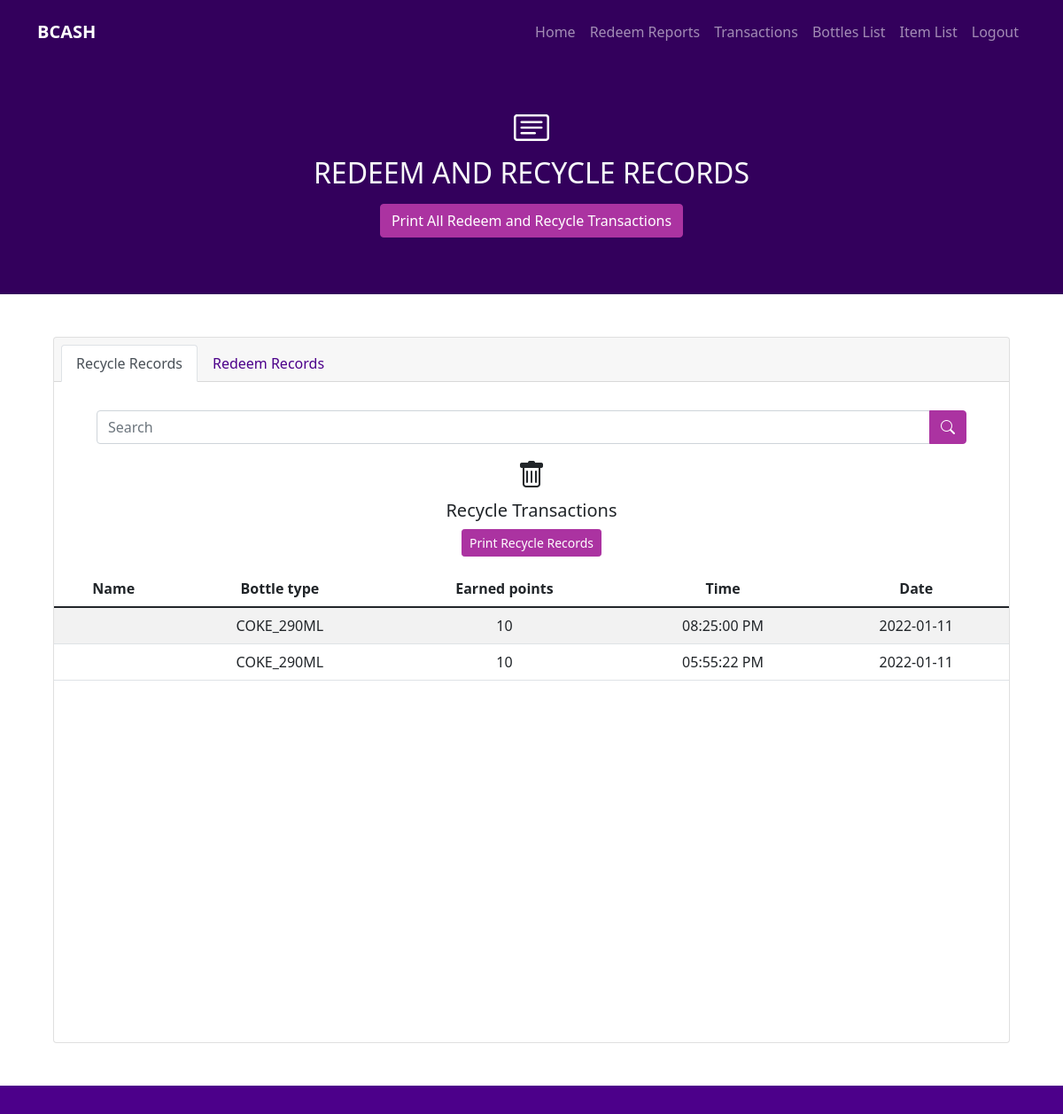
/transac_admin_recycle.php (signed in), run on an earlier commit of the app's database.
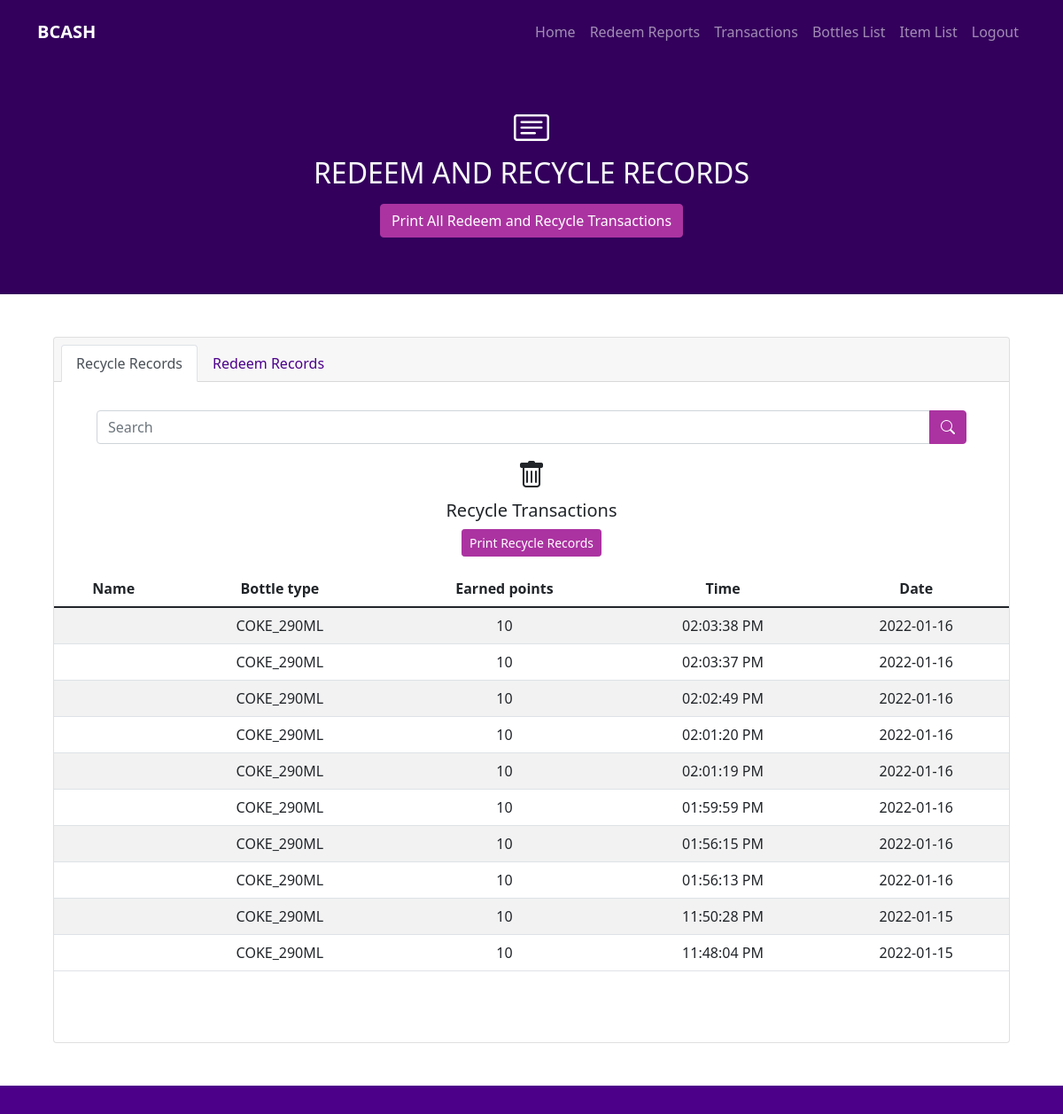
And on a later commit of the database.
### tables this page shows
CREATE TABLE `recycle_transaction` (
  `trans_id` int(50) NOT NULL,
  `acc_id` int(50) NOT NULL,
  `bottles` varchar(50) NOT NULL,
  `bottle_id` int(50) NOT NULL,
  `points_earned` int(50) NOT NULL,
  `recycle_trans_time` datetime NOT NULL,
  `bottle_count` int(100) NOT NULL
);

### mydb.php (called while the page is built, shortened)
<?php
class myDb {
    private $link;
    function __construct(){
        $this->host = "localhost";
        $this->username = "root";
        $this->password = "";
        $this->database = "bcash";
        $this->link = mysqli_connect($this->host, $this->username, $this->password, $this->database);
    }
    public function get_Recycle_trans($acc_id,$admin){
        $records = array();
        if($admin == 1){
            $sql = $this->link->prepare("SELECT * FROM recycle_transaction ORDER BY recycle_trans_time DESC");
            $sql->execute();
            $result = $sql->get_result();
            if($result->num_rows > 0){
                while($row = $result->fetch_assoc()){
                    $records[] = [
                        'trans_id' => $row['trans_id'],
                        'bottles' => $row['bottles'],
                        'acc_id' => $row['acc_id'],
                        'points_earned' => $row['points_earned'],
                        'trans_time' => $row['recycle_trans_time']
                    ];
                }
            }
            else{
                $records = null;
            }
        }
        else{
            $sql = $this->link->prepare("SELECT * FROM recycle_transaction WHERE acc_id = ? ORDER BY recycle_trans_time DESC");
            $acc_id = mysqli_real_escape_string($this->link, $acc_id);
            $sql->bind_param("i", $acc_id);
            $sql->execute();
            $result = $sql->get_result();
            if($result->num_rows > 0){
                while($row = $result->fetch_assoc()){
                    $records[] = [
                        'trans_id' => $row['trans_id'],
                        'bottles' => $row['bottles'],
                        'points_earned' => $row['points_earned'],
                        'trans_time' => $row['recycle_trans_time']
                    ];
                }
            }
            else{
                $records = null;
            }
        }
        return $records;
    }
}

### transac_admin_recycle.php (the view, shortened to what the changed rows need)
<?php
    require "mydb.php";
    $mydb = new myDb;
    if(isset($_SESSION['qrcode']) && isset($_SESSION['total_bottles']) && isset($_SESSION['total_points']) &&
    isset($_SESSION['acc_id']) && isset($_SESSION['admin'])){
        $acc_id = $_SESSION['acc_id'];
        $admin = $_SESSION['admin'];
    }
    else{
        echo "error in collecting user data";
    }
?>
<!doctype html>
<html lang="en">
  <head>
    <link href="sass/main.css" rel="stylesheet">
    <link rel="stylesheet" href="https://cdn.jsdelivr.net/npm/bootstrap-icons@1.3.0/font/bootstrap-icons.css">
    <link rel="stylesheet" type="text/css" href="css/style.css">
  </head>
  <body>
    <section class=" bg-dark p-5">
        <div class="container text-center">
            <h2 class="text-light text-center mb-3">
                REDEEM AND RECYCLE RECORDS
            </h2>
        </div>
    </section>
    <section class="p-5">
        <div class="container">
            <div class="card text-center">
                <div class="card-body px-0">
                    <p class="card-text">
                        <div class="infocontent">
                            <div class="scroll">
                                <table class="table table-striped">
                                    <thead>
                                        <tr>
                                            <th scope="col">Name</th>
                                            <th scope="col">Bottle type</th>
                                            <th scope="col">Earned points</th>
                                            <th scope="col">Time</th>
                                            <th scope="col">Date</th>
                                        </tr>
                                    </thead>
                                    <tbody class="align-middle">
                                    <?php
                                        $redeem_records = $mydb->get_Recycle_trans($acc_id,$admin);
                                        if(isset($_POST['search_submit'])){
                                            $search = $_POST['search'];
                                            $records = $mydb->search_Recycletable($search);
                                            if(isset($records)){
                                                foreach($records as $rows){
                                                    $bottle_name = $rows['bottles'];
                                                    $points_earned = $rows['points_earned'];
                                                    $fname = $rows['fname'];
                                                    $mname = $rows['mname'];
                                                    $lname = $rows['lname'];
                                                    $fullname = ' '.$fname.' '.$mname.' '.$lname.'';
                                                    $date = date("Y-m-d",strtotime($rows['trans_time']));
                                                    $time = date("h:i:s A",strtotime($rows['trans_time']));
                                                    echo '<tr>';
                                                    echo '<td>'.$fullname.'</td>';
                                                    echo '<td>'.$bottle_name.'</td>';
                                                    echo '<td>'.$points_earned .'</td>';
                                                    echo '<td>'.$time.'</td>';
                                                    echo '<td>'.$date.'</td>';
                                                    echo '</tr>';
                                                }
                                            }
                                        }
                                        elseif(isset($redeem_records)){
                                            foreach($redeem_records as $rows){
                                                $points_earned = $rows['points_earned'];
                                                $bottle_name = $rows['bottles'];
                                                $date = date("Y-m-d",strtotime($rows['trans_time']));
                                                $time = date("h:i:s A",strtotime($rows['trans_time']));
                                                echo '<tr>';
                                                echo '<td>'.$fullname.'</td>';
                                                echo '<td>'.$bottle_name.'</td>';
                                                echo '<td>'.$points_earned .'</td>';
                                                echo '<td>'.$time.'</td>';
                                                echo '<td>'.$date.'</td>';
                                                echo '</tr>';
                                            }
                                        }
                                        else{
                                            echo '<tr>';
                                            echo '<td colspan="5">There are no records of recycle transactions yet.</td>';
                                            echo '</tr>';
                                        }
                                    ?>
                                    </tbody>
                                </table>
                            </div>
                        </div>
                    </p>
                </div>
            </div>
        </div>
    </section>
  </body>
</html>

What changed in the data, as far as the page shows it:
removed recycle_transaction: bottles "COKE_290ML", points_earned "10", recycle_trans_time "08:25:00 PM", recycle_trans_time "2022-01-11"
removed recycle_transaction: bottles "COKE_290ML", points_earned "10", recycle_trans_time "05:55:22 PM", recycle_trans_time "2022-01-11"
added recycle_transaction: bottles "COKE_290ML", points_earned "10", recycle_trans_time "02:03:38 PM", recycle_trans_time "2022-01-16"
added recycle_transaction: bottles "COKE_290ML", points_earned "10", recycle_trans_time "02:03:37 PM", recycle_trans_time "2022-01-16"
added recycle_transaction: bottles "COKE_290ML", points_earned "10", recycle_trans_time "02:02:49 PM", recycle_trans_time "2022-01-16"
added recycle_transaction: bottles "COKE_290ML", points_earned "10", recycle_trans_time "02:01:20 PM", recycle_trans_time "2022-01-16"
added recycle_transaction: bottles "COKE_290ML", points_earned "10", recycle_trans_time "02:01:19 PM", recycle_trans_time "2022-01-16"
added recycle_transaction: bottles "COKE_290ML", points_earned "10", recycle_trans_time "01:59:59 PM", recycle_trans_time "2022-01-16"
added recycle_transaction: bottles "COKE_290ML", points_earned "10", recycle_trans_time "01:56:15 PM", recycle_trans_time "2022-01-16"
added recycle_transaction: bottles "COKE_290ML", points_earned "10", recycle_trans_time "01:56:13 PM", recycle_trans_time "2022-01-16"
added recycle_transaction: bottles "COKE_290ML", points_earned "10", recycle_trans_time "11:50:28 PM", recycle_trans_time "2022-01-15"
added recycle_transaction: bottles "COKE_290ML", points_earned "10", recycle_trans_time "11:48:04 PM", recycle_trans_time "2022-01-15"
